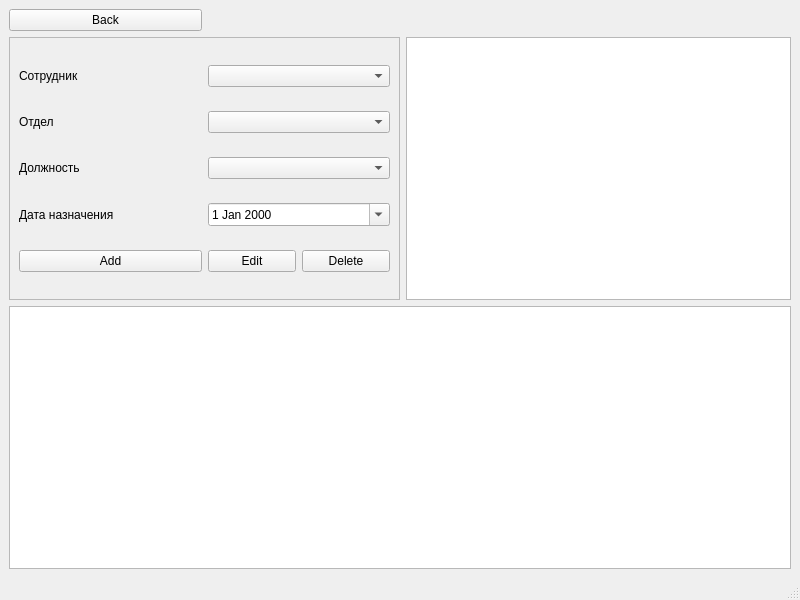
<?xml version="1.0" encoding="UTF-8"?>
<ui version="4.0">
 <class>AssignmentWindow</class>
 <widget class="QMainWindow" name="AssignmentWindow">
  <property name="geometry">
   <rect>
    <x>0</x>
    <y>0</y>
    <width>800</width>
    <height>600</height>
   </rect>
  </property>
  <property name="windowTitle">
   <string>Назначения</string>
  </property>
  <widget class="QWidget" name="centralwidget">
   <layout class="QGridLayout" name="gridLayout_2">
    <item row="0" column="0">
     <widget class="QPushButton" name="btnBack">
      <property name="text">
       <string>Back</string>
      </property>
     </widget>
    </item>
    <item row="0" column="1" colspan="3">
     <spacer name="horizontalSpacer">
      <property name="orientation">
       <enum>Qt::Horizontal</enum>
      </property>
      <property name="sizeHint" stdset="0">
       <size>
        <width>40</width>
        <height>20</height>
       </size>
      </property>
     </spacer>
    </item>
    <item row="1" column="0" colspan="2">
     <widget class="QFrame" name="frame">
      <property name="frameShape">
       <enum>QFrame::StyledPanel</enum>
      </property>
      <property name="frameShadow">
       <enum>QFrame::Raised</enum>
      </property>
      <layout class="QGridLayout" name="gridLayout">
       <item row="0" column="0">
        <widget class="QLabel" name="labelPersonnel">
         <property name="text">
          <string>Сотрудник</string>
         </property>
        </widget>
       </item>
       <item row="0" column="1">
        <widget class="QComboBox" name="cbPersonnel"/>
       </item>
       <item row="1" column="0">
        <widget class="QLabel" name="labelDepartment">
         <property name="text">
          <string>Отдел</string>
         </property>
        </widget>
       </item>
       <item row="1" column="1">
        <widget class="QComboBox" name="cbDepartment"/>
       </item>
       <item row="2" column="0">
        <widget class="QLabel" name="labelPosition">
         <property name="text">
          <string>Должность</string>
         </property>
        </widget>
       </item>
       <item row="2" column="1">
        <widget class="QComboBox" name="cbPosition"/>
       </item>
       <item row="3" column="0">
        <widget class="QLabel" name="labelAssignmentDate">
         <property name="text">
          <string>Дата назначения</string>
         </property>
        </widget>
       </item>
       <item row="3" column="1">
        <widget class="QDateEdit" name="deAssignmentDate">
         <property name="calendarPopup">
          <bool>true</bool>
         </property>
        </widget>
       </item>
       <item row="4" column="0">
        <widget class="QPushButton" name="btnAdd">
         <property name="text">
          <string>Add</string>
         </property>
        </widget>
       </item>
       <item row="4" column="1">
        <layout class="QHBoxLayout" name="horizontalLayout">
         <item>
          <widget class="QPushButton" name="btnEdit">
           <property name="text">
            <string>Edit</string>
           </property>
          </widget>
         </item>
         <item>
          <widget class="QPushButton" name="btnDelete">
           <property name="text">
            <string>Delete</string>
           </property>
          </widget>
         </item>
        </layout>
       </item>
      </layout>
     </widget>
    </item>
    <item row="1" column="2" colspan="2">
     <widget class="QTableWidget" name="tableWidget"/>
    </item>
    <item row="2" column="0" colspan="4">
     <widget class="QTextEdit" name="teResult">
      <property name="readOnly">
       <bool>true</bool>
      </property>
     </widget>
    </item>
   </layout>
  </widget>
  <widget class="QMenuBar" name="menubar"/>
  <widget class="QStatusBar" name="statusbar"/>
 </widget>
 <resources/>
 <connections/>
</ui>
